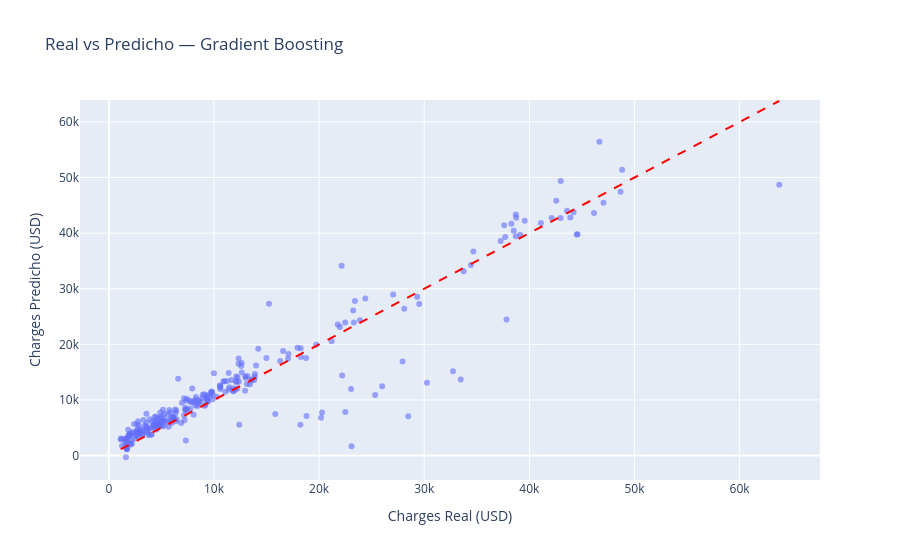
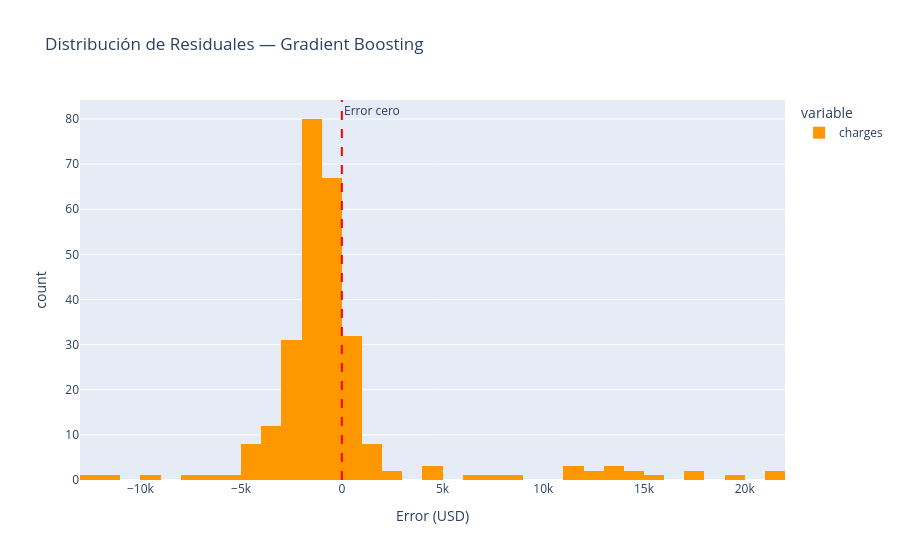
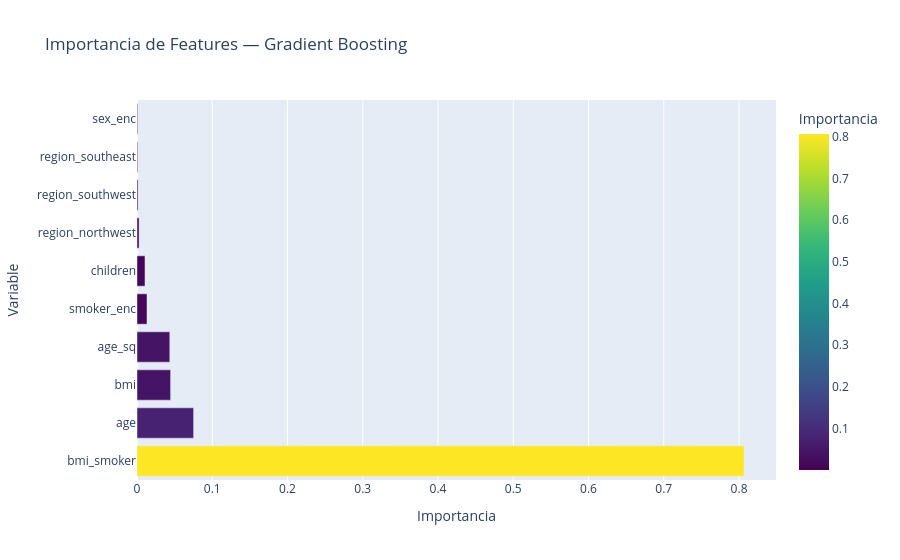

The cell these charts' notebook holds for them, in order:
### Code cell
# =============================================================================
# CELDA 10: Fase 5 CRISP-DM — Evaluación
# =============================================================================
# Comparamos todos los modelos y visualizamos el rendimiento del mejor

# --- Tabla comparativa ---
df_res = pd.DataFrame(resultados).T.round(4)
print("TABLA COMPARATIVA DE MODELOS")
print("=" * 60)
display(df_res.sort_values('R²', ascending=False))

# --- Seleccionar el mejor modelo por R² ---
mejor_nombre = df_res['R²'].idxmax()
mejor_modelo = modelos_entrenados[mejor_nombre]['modelo']
mejor_pred = modelos_entrenados[mejor_nombre]['y_pred']

print(f"\n{'=' * 60}")
print(f"🏆 MEJOR MODELO: {mejor_nombre}")
print(f"{'=' * 60}")
print(f"MAE:  ${resultados[mejor_nombre]['MAE']:,.2f}")
print(f"RMSE: ${resultados[mejor_nombre]['RMSE']:,.2f}")
print(f"R²:   {resultados[mejor_nombre]['R²']:.4f}")

# --- Gráfica 1: Real vs Predicho ---
# Un modelo perfecto tendría todos los puntos sobre la línea diagonal y=x
# Los puntos por debajo = subestimación, por encima = sobreestimación
fig = px.scatter(x=y_test, y=mejor_pred,
                 labels={'x': 'Charges Real (USD)', 'y': 'Charges Predicho (USD)'},
                 title=f'Real vs Predicho — {mejor_nombre}',
                 opacity=0.6)
fig.add_shape(type='line', x0=y_test.min(), y0=y_test.min(),
              x1=y_test.max(), y1=y_test.max(),
              line=dict(color='red', dash='dash'))
fig.show()

# --- Gráfica 2: Distribución de Residuales ---
# Los residuales (error = real - predicho) deben distribuirse normalmente
# alrededor de 0 si el modelo es insesgado
residuales = y_test - mejor_pred
fig_res = px.histogram(residuales, nbins=50,
                       title=f'Distribución de Residuales — {mejor_nombre}',
                       labels={'value': 'Error (USD)'},
                       color_discrete_sequence=['#FF9800'])
fig_res.add_vline(x=0, line_dash='dash', line_color='red',
                  annotation_text='Error cero')
fig_res.show()

print(f"\nEstadísticas de residuales:")
print(f"  Media: ${residuales.mean():,.2f}")
print(f"  Std:   ${residuales.std():,.2f}")
print(f"  Mín:   ${residuales.min():,.2f}")
print(f"  Máx:   ${residuales.max():,.2f}")

# --- Gráfica 3: Feature Importance (solo para modelos basados en árboles) ---
# Random Forest, XGBoost y Gradient Boosting tienen atributo feature_importances_
# Esto nos dice qué variables pesan más en la decisión del modelo
if hasattr(mejor_modelo, 'feature_importances_'):
    importances = mejor_modelo.feature_importances_
    fi_df = pd.DataFrame({'feature': X.columns, 'importance': importances})
    fi_df = fi_df.sort_values('importance', ascending=False).head(10)
    
    fig_fi = px.bar(fi_df, x='importance', y='feature', orientation='h',
                    title=f'Importancia de Features — {mejor_nombre}',
                    color='importance', color_continuous_scale='Viridis',
                    labels={'importance': 'Importancia', 'feature': 'Variable'})
    fig_fi.show()
    
    print(f"\nTop 5 variables más importantes según {mejor_nombre}:")
    for i, row in fi_df.head(5).iterrows():
        print(f"  {i+1}. {row['feature']}: {row['importance']:.4f}")
else:
    print(f"\nEl modelo {mejor_nombre} no tiene feature_importances_ (es un modelo lineal).")

### Figure 1 — Plotly figure (JSON) as saved in the notebook; plotly's stock layout.template omitted (floating-point values rounded to 4 significant figures; data arrays with more than 128 entries replaced by an {"elided": "..."} marker saying what was removed)
{"data": [{"hovertemplate": "Charges Real (USD)=%{x}<br>Charges Predicho (USD)=%{y}<extra></extra>", "legendgroup": "", "marker": {"color": "#636efa", "opacity": 0.6, "symbol": "circle"}, "mode": "markers", "name": "", "orientation": "v", "showlegend": false, "type": "scatter", "x": {"elided": "268 float values"}, "xaxis": "x", "y": {"elided": "268 float values"}, "yaxis": "y"}], "layout": {"legend": {"tracegroupgap": 0}, "shapes": [{"line": {"color": "red", "dash": "dash"}, "type": "line", "x0": 1132.0, "x1": 63770.0, "y0": 1132.0, "y1": 63770.0}], "title": {"text": "Real vs Predicho — Gradient Boosting"}, "xaxis": {"anchor": "y", "domain": [0, 1], "title": {"text": "Charges Real (USD)"}}, "yaxis": {"anchor": "x", "domain": [0, 1], "title": {"text": "Charges Predicho (USD)"}}}}

### Figure 2 — Plotly figure (JSON) as saved in the notebook; plotly's stock layout.template omitted (floating-point values rounded to 4 significant figures; data arrays with more than 128 entries replaced by an {"elided": "..."} marker saying what was removed)
{"data": [{"bingroup": "x", "hovertemplate": "variable=charges<br>Error (USD)=%{x}<br>count=%{y}<extra></extra>", "legendgroup": "charges", "marker": {"color": "#FF9800", "pattern": {"shape": ""}}, "name": "charges", "nbinsx": 50, "orientation": "v", "showlegend": true, "type": "histogram", "x": {"elided": "268 float values"}, "xaxis": "x", "yaxis": "y"}], "layout": {"annotations": [{"showarrow": false, "text": "Error cero", "x": 0, "xanchor": "left", "xref": "x", "y": 1, "yanchor": "top", "yref": "y domain"}], "barmode": "relative", "legend": {"title": {"text": "variable"}, "tracegroupgap": 0}, "shapes": [{"line": {"color": "red", "dash": "dash"}, "type": "line", "x0": 0, "x1": 0, "xref": "x", "y0": 0, "y1": 1, "yref": "y domain"}], "title": {"text": "Distribución de Residuales — Gradient Boosting"}, "xaxis": {"anchor": "y", "domain": [0, 1], "title": {"text": "Error (USD)"}}, "yaxis": {"anchor": "x", "domain": [0, 1], "title": {"text": "count"}}}}

### Figure 3 — Plotly figure (JSON) as saved in the notebook; plotly's stock layout.template omitted (floating-point values rounded to 4 significant figures)
{"data": [{"hovertemplate": "Importancia=%{marker.color}<br>Variable=%{y}<extra></extra>", "legendgroup": "", "marker": {"color": [0.8067, 0.07522, 0.04467, 0.04359, 0.0133, 0.0106, 0.002745, 0.001376, 0.0009213, 0.0009], "coloraxis": "coloraxis", "pattern": {"shape": ""}}, "name": "", "orientation": "h", "showlegend": false, "textposition": "auto", "type": "bar", "x": [0.8067, 0.07522, 0.04467, 0.04359, 0.0133, 0.0106, 0.002745, 0.001376, 0.0009213, 0.0009], "xaxis": "x", "y": ["bmi_smoker", "age", "bmi", "age_sq", "smoker_enc", "children", "region_northwest", "region_southwest", "region_southeast", "sex_enc"], "yaxis": "y"}], "layout": {"barmode": "relative", "coloraxis": {"colorbar": {"title": {"text": "Importancia"}}, "colorscale": [[0, "#440154"], [0.1111, "#482878"], [0.2222, "#3e4989"], [0.3333, "#31688e"], [0.4444, "#26828e"], [0.5556, "#1f9e89"], [0.6667, "#35b779"], [0.7778, "#6ece58"], [0.8889, "#b5de2b"], [1, "#fde725"]]}, "legend": {"tracegroupgap": 0}, "title": {"text": "Importancia de Features — Gradient Boosting"}, "xaxis": {"anchor": "y", "domain": [0, 1], "title": {"text": "Importancia"}}, "yaxis": {"anchor": "x", "domain": [0, 1], "title": {"text": "Variable"}}}}
